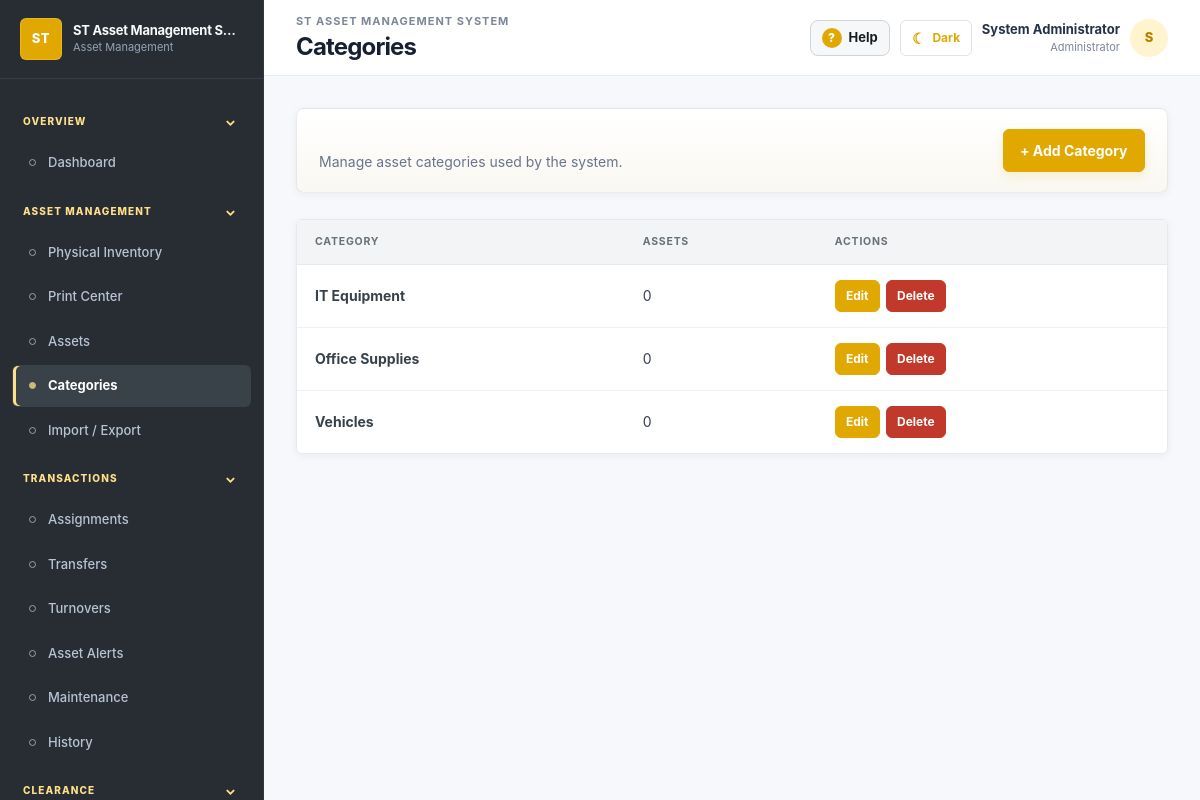
/frontend/pages/categories.php (signed in), run on the app's committed database.
### tables this page shows
CREATE TABLE categories (
 id INT AUTO_INCREMENT PRIMARY KEY, name VARCHAR(100) NOT NULL UNIQUE, description TEXT NULL,
 created_at TIMESTAMP NOT NULL DEFAULT CURRENT_TIMESTAMP
);

### frontend/pages/categories.php (the view, shortened to what this page needs)
<?php
require_once "../../backend/includes/header.php";
require_once "../../backend/config/database.php";
$stmt = $conn->query("
    SELECT
        c.id,
        c.name,
        c.description,
        c.created_at,
        COUNT(a.id) AS asset_count
    FROM categories c
    LEFT JOIN assets a
        ON a.category_id = c.id
    GROUP BY
        c.id,
        c.name,
        c.description,
        c.created_at
    ORDER BY c.name ASC
");
$categories = $stmt->fetchAll();
?>
<div class="page-header">
    <div>
        <p>
            Manage asset categories used by the system.
        </p>
    </div>
    <?php if (
        in_array(
            $_SESSION["role"],
            [
                "Administrator",
                "Asset Custodian"
            ]
        )
    ): ?>
        <a
            href="category_add.php"
            class="btn-primary"
        >
            + Add Category
        </a>
    <?php endif; ?>
</div>
<div class="table-container">
    <table class="primary-info-table categories-table">
        <thead>
            <tr>
                <th>Category</th>
                <th>Assets</th>
                <?php if (
                    in_array(
                        $_SESSION["role"],
                        [
                            "Administrator",
                            "Asset Custodian"
                        ]
                    )
                ): ?>
                    <th>Actions</th>
                <?php endif; ?>
            </tr>
        </thead>
        <tbody>
            <?php if (count($categories) > 0): ?>
                <?php foreach ($categories as $category): ?>
                    <tr>
                        <td>
                            <strong>
                                <?= htmlspecialchars(
                                    $category["name"]
                                ) ?>
                            </strong>
                        </td>
                        <td>
                            <?= (int) $category["asset_count"] ?>
                        </td>
                        <?php if (
                            in_array(
                                $_SESSION["role"],
                                [
                                    "Administrator",
                                    "Asset Custodian"
                                ]
                            )
                        ): ?>
                            <td>
                                <a
                                    href="category_edit.php?id=<?= (int) $category["id"] ?>"
                                    class="btn-small"
                                >
                                    Edit
                                </a>
                                <form method="POST" action="category_delete.php" style="display:inline;">
                                    <button type="submit" class="btn-small btn-danger" onclick="return confirm('Delete this category?');">
                                        Delete
                                    </button>
                                </form>
                            </td>
                        <?php endif; ?>
                    </tr>
                <?php endforeach; ?>
            <?php endif; ?>
        </tbody>
    </table>
</div>
<?php
require_once "../../backend/includes/footer.php";
?>

### data on the page
categories: name "IT Equipment", asset_count "0"
categories: name "Office Supplies", asset_count "0"
categories: name "Vehicles", asset_count "0"

### other printed values
$app_name "ST Asset Management S…"
$app_name "ST ASSET MANAGEMENT SYSTEM"
$page_title "Categories"
$user_name "System Administrator"
$_SESSION["role"] "Administrator"
$user_initial ?: "U" "S"
